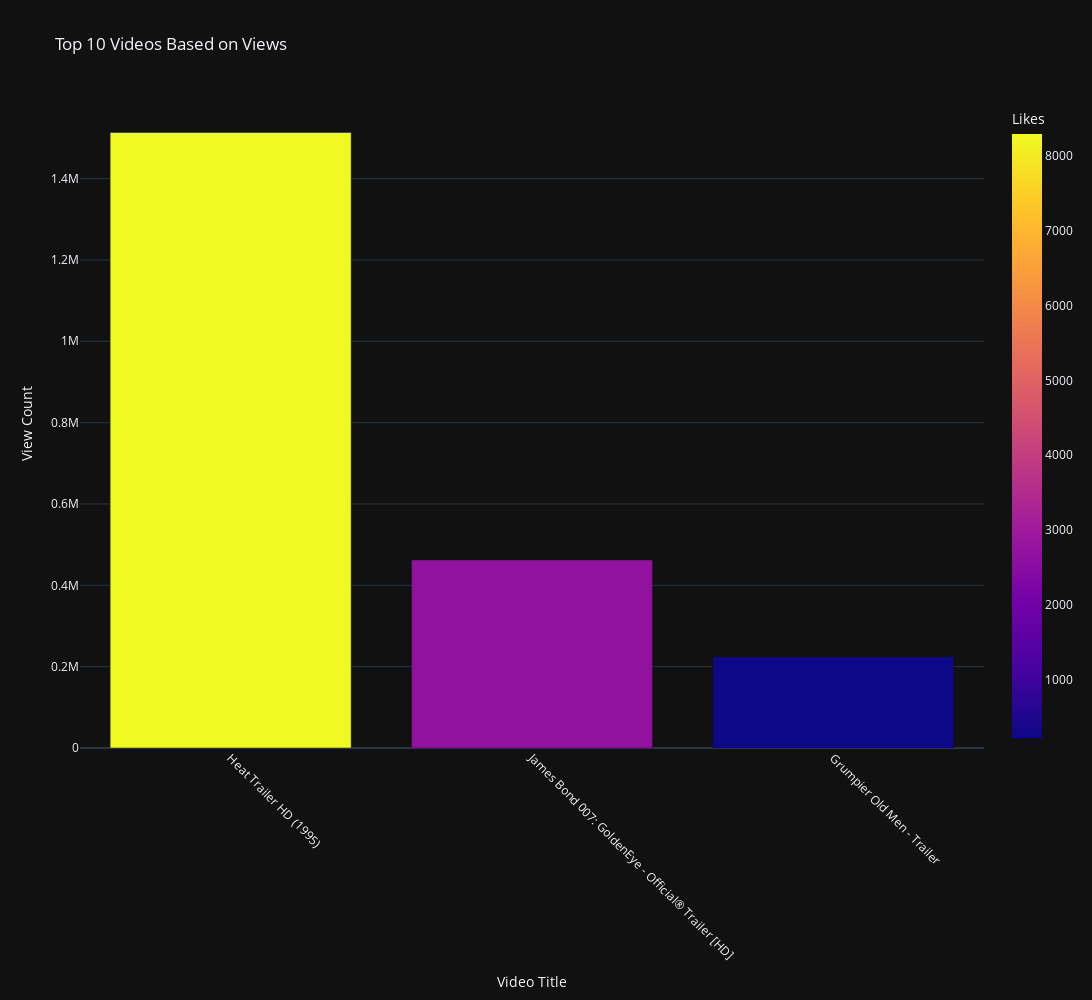

Source (notebook cell):
### Code cell
# Sort and select top 10 videos by view count
top_10_views = df.sort_values(by='viewCount', ascending=False).head(10)

# Bar chart for top 10 videos by views
fig = px.bar(
    top_10_views,
    x='title',
    y='viewCount',
    color='likeCount',
    title='Top 10 Videos Based on Views',
    labels={'title': 'Video Title', 'viewCount': 'View Count', 'likeCount': 'Likes'},
    width = width,
    height = height,
    template = template
)
fig.update_layout(xaxis_tickangle = xaxis_tickangle)
fig.show()

### Figure 1 — Plotly figure (JSON) as saved in the notebook; plotly's stock layout.template omitted (floating-point values rounded to 4 significant figures)
{"data": [{"alignmentgroup": "True", "hovertemplate": "Video Title=%{x}<br>View Count=%{y}<br>Likes=%{marker.color}<extra></extra>", "legendgroup": "", "marker": {"color": [8294, 2699, 221], "coloraxis": "coloraxis", "pattern": {"shape": ""}}, "name": "", "offsetgroup": "", "orientation": "v", "showlegend": false, "textposition": "auto", "type": "bar", "x": ["Heat Trailer HD (1995)", "James Bond 007: GoldenEye - Official® Trailer [HD]", "Grumpier Old Men - Trailer"], "xaxis": "x", "y": [1513503, 462348, 224709], "yaxis": "y"}], "layout": {"barmode": "relative", "coloraxis": {"colorbar": {"title": {"text": "Likes"}}, "colorscale": [[0, "#0d0887"], [0.1111, "#46039f"], [0.2222, "#7201a8"], [0.3333, "#9c179e"], [0.4444, "#bd3786"], [0.5556, "#d8576b"], [0.6667, "#ed7953"], [0.7778, "#fb9f3a"], [0.8889, "#fdca26"], [1, "#f0f921"]]}, "height": 1000, "legend": {"tracegroupgap": 0}, "title": {"text": "Top 10 Videos Based on Views"}, "width": 1600, "xaxis": {"anchor": "y", "domain": [0, 1], "tickangle": 45, "title": {"text": "Video Title"}}, "yaxis": {"anchor": "x", "domain": [0, 1], "title": {"text": "View Count"}}}}
